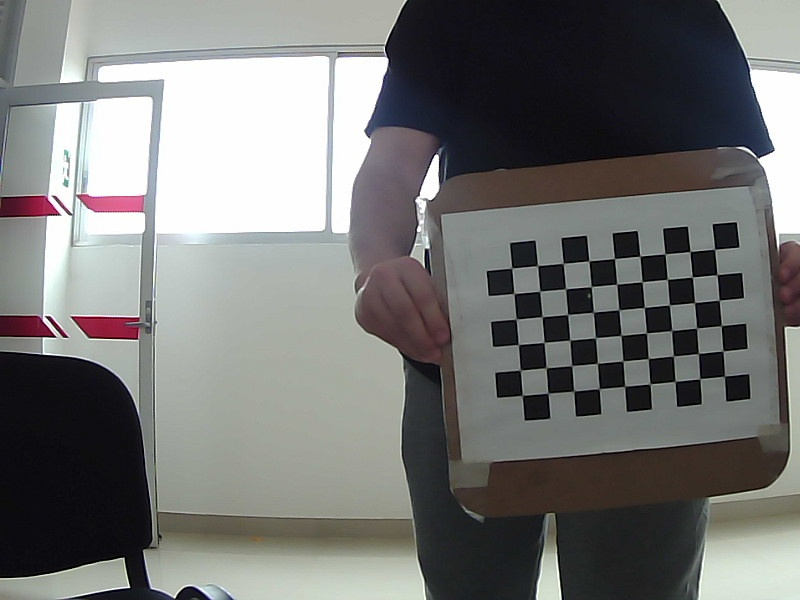
#> input picture codigos_perception/calibration/normal/img12.jpg, 800 x 600 px, given in place of the camera
$ python detecion_distancia.py
#> lines starting #> are read from the running program, lines starting #| are printed output that depends on the picture
#!/usr/bin/python3
import sys, cv2, os, numpy as np
sys.dont_write_bytecode = True

path = os.getcwd()

class Calibration:
    def __init__(self):
        # Check if the calibration files exist and load them.
        self.exist_normal = os.path.isfile(path+'/calibration/normal.npz')
        if self.exist_normal: self.mtx, self.dist = np.load(path+'/calibration/normal.npz').values()
#> (reads codigos_perception/calibration/normal.npz from the repository)

    # [41 lines left out: functions __initialization, normal_calibration, not called in this run]


    def normal_correction(self, img):
        if self.exist_normal:
            return cv2.undistort(img, self.mtx, self.dist, None, None)
        raise FileNotFoundError('normal.npz not found, please run normal_calibration() first')

    # [17 lines left out: functions get_reproyection_error, calibrate, not called in this run]

def get_image_corrected():
    marker_length = 0.1
    dictionary = cv2.aruco.getPredefinedDictionary(cv2.aruco.DICT_4X4_250)
    parameters = cv2.aruco.DetectorParameters()

    # Crear el detector de marcadores Aruco
    detector = cv2.aruco.ArucoDetector(dictionary, parameters)

    node = Calibration()
    cap = cv2.VideoCapture(0)
    while cap.isOpened():
        ret, frame = cap.read()
#> frame is the input picture: shape (600, 800, 3); mean B, G, R 116.6, 117.9, 117.4
        if not ret: break
        frame_corregido = node.normal_correction(frame)
#> in normal_correction, `return cv2.undistort(img, self.mtx, self.dist, None, None)`:
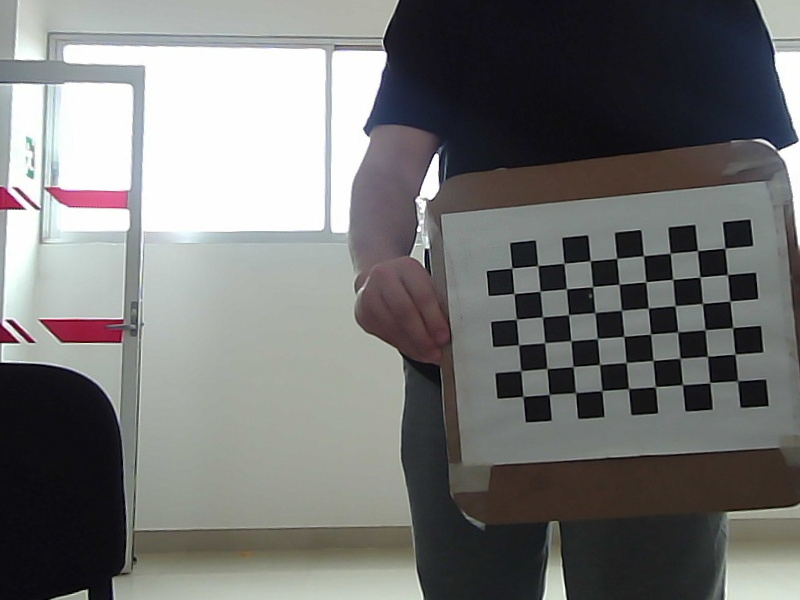
#> returned value: shape (600, 800, 3); mean of channels 0, 1, 2 116.7, 117.8, 117.4; drawn as B, G, R
        gray = cv2.cvtColor(frame, cv2.COLOR_BGR2GRAY)
        gray1 = cv2.cvtColor(frame_corregido, cv2.COLOR_BGR2GRAY)
        camera_matrix = node.mtx
        dist_coeffs = node.dist
        # Detectar marcadores Aruco en la imagen actual
        marker_corners, marker_ids, rejected_candidates = detector.detectMarkers(gray)
#> marker_corners = (); marker_ids = None; rejected_candidates = 40 items
        marker_corners1, marker_ids1, rejected_candidates1 = detector.detectMarkers(gray1)
#> marker_corners1 = (); marker_ids1 = None; rejected_candidates1 = 42 items

        # Dibujar los marcadores detectados en el fotograma actual
        if marker_ids is not None:
            frame = cv2.aruco.drawDetectedMarkers(frame, marker_corners, marker_ids)
            rvecs, tvecs, _ = cv2.aruco.estimatePoseSingleMarkers(marker_corners, marker_length, camera_matrix, dist_coeffs)

            for rvec, tvec, marker_corner, marker_id in zip(rvecs, tvecs, marker_corners, marker_ids):
                # Dibujar los marcadores detectados y sus ejes de referencia
                cv2.aruco.drawDetectedMarkers(frame, [marker_corner], marker_id)
                cv2.drawFrameAxes(frame, camera_matrix, dist_coeffs, rvec, tvec, 0.1)

                # Obtener la posición en x, y, z del marcador
                x, y, z = tvec[0][0], tvec[0][1], tvec[0][2]
                distance = np.sqrt(x**2 + y**2 + z**2)

                # Mostrar la distancia en la imagen
                cv2.putText(frame, f"ID: {marker_id[0]} Dist: {distance:.2f} m",
                            (int(marker_corner[0][0][0]), int(marker_corner[0][0][1]) - 10),
                            cv2.FONT_HERSHEY_SIMPLEX, 0.5, (0, 255, 0), 2)

        # Dibujar los marcadores detectados en el fotograma actual
        if marker_ids1 is not None:
            frame_corregido = cv2.aruco.drawDetectedMarkers(frame_corregido, marker_corners1, marker_ids1)
            rvecs, tvecs, _ = cv2.aruco.estimatePoseSingleMarkers(marker_corners1, marker_length, camera_matrix, dist_coeffs)

            for rvec, tvec, marker_corner, marker_id in zip(rvecs, tvecs, marker_corners1, marker_ids1):
                # Dibujar los marcadores detectados y sus ejes de referencia
                cv2.aruco.drawDetectedMarkers(frame_corregido, [marker_corner], marker_id)
                cv2.drawFrameAxes(frame_corregido, camera_matrix, dist_coeffs, rvec, tvec, 0.1)

                # Obtener la posición en x, y, z del marcador
                x, y, z = tvec[0][0], tvec[0][1], tvec[0][2]
                distance = np.sqrt(x**2 + y**2 + z**2)

                # Mostrar la distancia en la imagen
                cv2.putText(frame_corregido, f"ID: {marker_id[0]} Dist: {distance:.2f} m",
                            (int(marker_corner[0][0][0]), int(marker_corner[0][0][1]) - 10),
                            cv2.FONT_HERSHEY_SIMPLEX, 0.5, (0, 255, 0), 2)


    # undisort = node.normal_correction(cv2.imread('calibration/normal/img'+str(40)+'.jpg'))
        cv2.imshow("normal", frame)
        cv2.imshow("corregido", frame_corregido)
        # Salir del bucle si se presiona 'q'
        if cv2.waitKey(1) & 0xFF == ord('q'):
#> (key q is pressed here)
            break
    # Liberar los objetos de captura y escritura de video
    cap.release()

    # Cerrar todas las ventanas abiertas
    cv2.destroyAllWindows()

#calibrate(47,0)
get_image_corrected()
